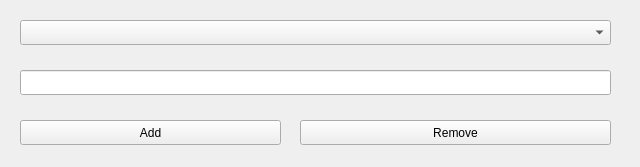
<?xml version="1.0" encoding="UTF-8"?>
<ui version="4.0">
 <class>MainWindow</class>
 <widget class="QMainWindow" name="MainWindow">
  <property name="geometry">
   <rect>
    <x>0</x>
    <y>0</y>
    <width>640</width>
    <height>167</height>
   </rect>
  </property>
  <property name="windowTitle">
   <string>MainWindow</string>
  </property>
  <widget class="QWidget" name="centralwidget">
   <widget class="QComboBox" name="comboBox">
    <property name="geometry">
     <rect>
      <x>20</x>
      <y>20</y>
      <width>591</width>
      <height>25</height>
     </rect>
    </property>
   </widget>
   <widget class="QLineEdit" name="lineEdit">
    <property name="geometry">
     <rect>
      <x>20</x>
      <y>70</y>
      <width>591</width>
      <height>25</height>
     </rect>
    </property>
   </widget>
   <widget class="QPushButton" name="addButton">
    <property name="geometry">
     <rect>
      <x>20</x>
      <y>120</y>
      <width>261</width>
      <height>25</height>
     </rect>
    </property>
    <property name="text">
     <string>Add</string>
    </property>
   </widget>
   <widget class="QPushButton" name="removeButton">
    <property name="geometry">
     <rect>
      <x>300</x>
      <y>120</y>
      <width>311</width>
      <height>25</height>
     </rect>
    </property>
    <property name="text">
     <string>Remove</string>
    </property>
   </widget>
  </widget>
 </widget>
 <resources/>
 <connections/>
</ui>
